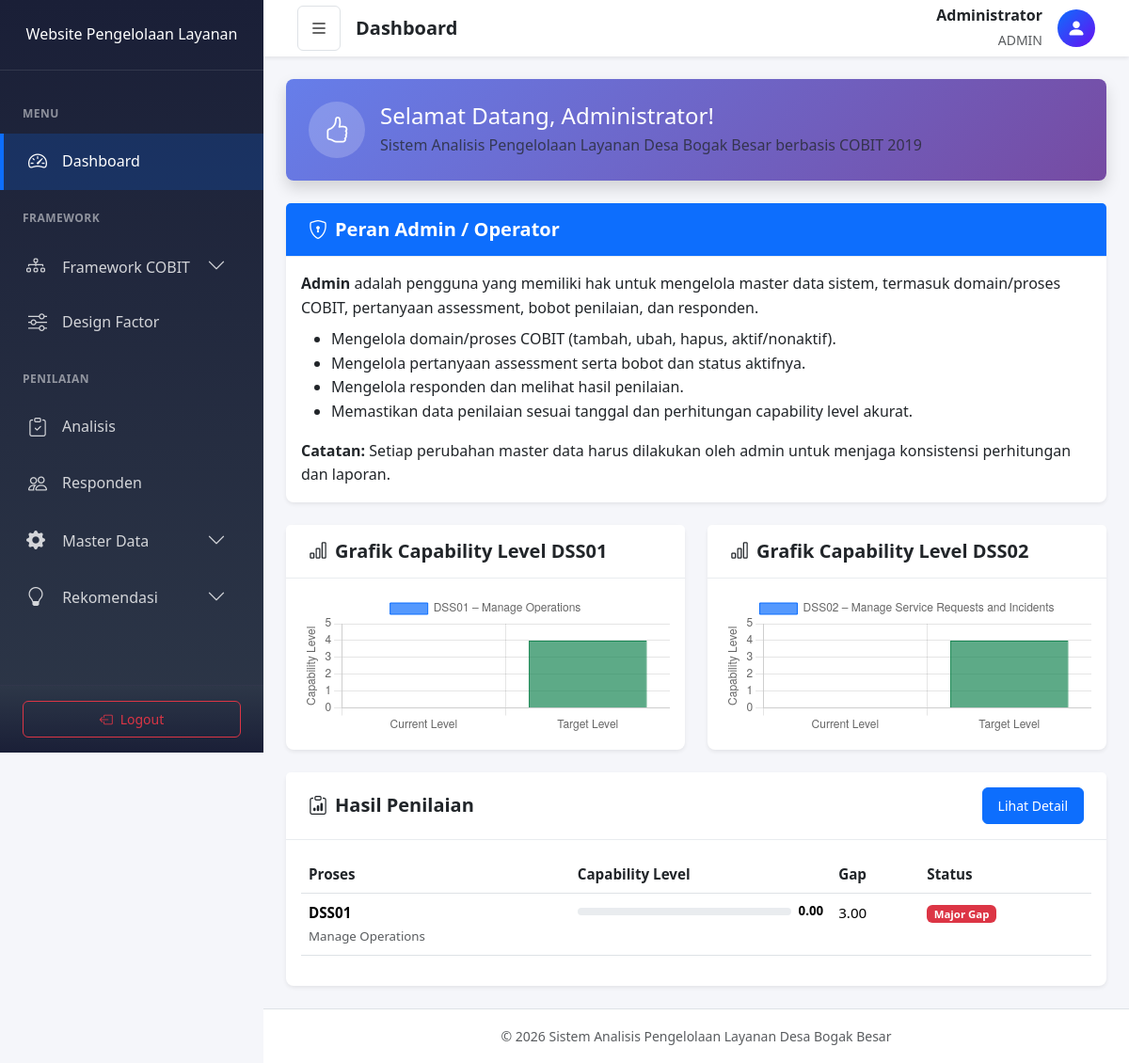
Before: /index.php?page=dashboard (signed in) with the older database file.
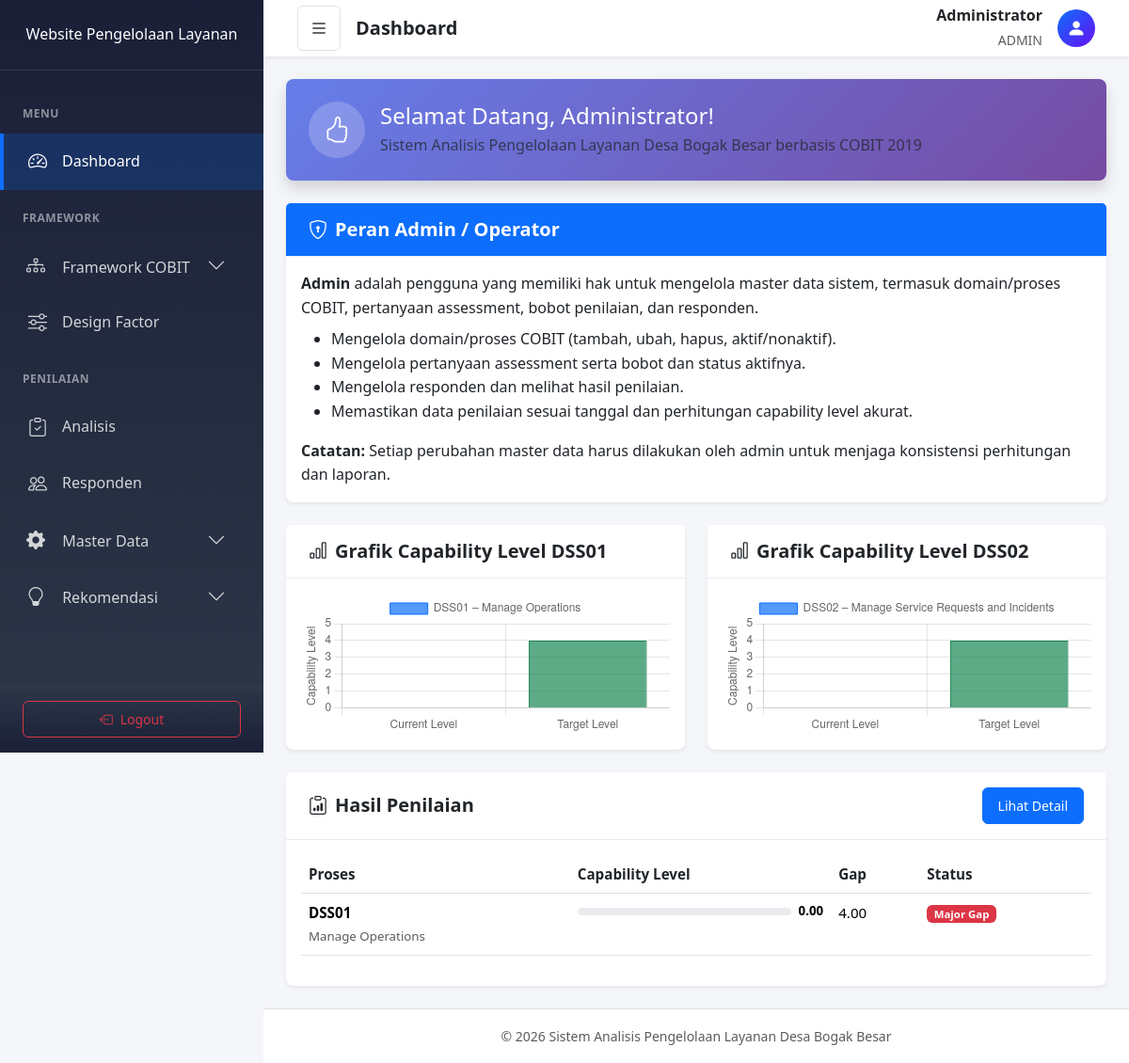
After: the same page with the newer database file.
### tables this page shows
CREATE TABLE `results` (
  `id` int(11) UNSIGNED NOT NULL,
  `process_id` int(11) UNSIGNED NOT NULL,
  `capability_level` decimal(3,2) DEFAULT 0.00 COMMENT 'Calculated capability level 0.00-5.00',
  `target_level` decimal(3,2) DEFAULT 4.00 COMMENT 'Target capability level',
  `gap` decimal(3,2) DEFAULT 4.00 COMMENT 'Difference between target and current',
  `recommendation` longtext DEFAULT NULL COMMENT 'JSON array of recommendations' CHECK (json_valid(`recommendation`)),
  `created_at` timestamp NOT NULL DEFAULT current_timestamp(),
  `updated_at` timestamp NOT NULL DEFAULT current_timestamp() ON UPDATE current_timestamp()
);

CREATE TABLE `processes` (
  `id` int(11) UNSIGNED NOT NULL,
  `code` varchar(10) NOT NULL,
  `name` varchar(100) NOT NULL,
  `description` text DEFAULT NULL,
  `is_active` tinyint(1) UNSIGNED NOT NULL DEFAULT '1' COMMENT 'Status aktif/nonaktif domain/proses',
  `created_at` timestamp NOT NULL DEFAULT current_timestamp()
);

### app/controllers/DashboardController.php (called while the page is built, shortened)
<?php
require_once 'app/models/Result.php';
class DashboardController {
    public static function index() {
        $resultModel = new Result();
        $results = $resultModel->getAll();
        $chartCurrent = [];
        $chartTarget = [];
        foreach ($results as $result) {
            $chartCurrent[] = (float)$result['capability_level'];
            $chartTarget[] = 4;
        }
        require_once 'app/views/dashboard/index.php';
    }
}

### index.php (called while the page is built, shortened)
<?php
require_once 'config/database.php';
require_once 'app/controllers/DashboardController.php';
App::route();

### config/database.php (called while the page is built, shortened)
<?php
class Database {
    private static $instance = null;
    private $connection;
    private function __construct() {
        try {
            $dsn = "mysql:host=" . DB_HOST . ";dbname=" . DB_NAME . ";charset=" . DB_CHARSET;
            $options = [
                PDO::ATTR_ERRMODE => PDO::ERRMODE_EXCEPTION,
                PDO::ATTR_DEFAULT_FETCH_MODE => PDO::FETCH_ASSOC,
                PDO::ATTR_EMULATE_PREPARES => false,
            ];
            $this->connection = new PDO($dsn, DB_USER, DB_PASS, $options);
        } catch (PDOException $e) {
            die("Koneksi database gagal: " . $e->getMessage());
        }
    }
    public static function getInstance() {
        if (self::$instance === null) {
            self::$instance = new self();
        }
        return self::$instance;
    }
    public function getConnection() {
        return $this->connection;
    }
}
function getDB() {
    return Database::getInstance()->getConnection();
}

### app/models/Result.php (called while the page is built, shortened)
<?php
require_once 'config/database.php';
class Result {
    private $db;
    public function __construct() {
        $this->db = getDB();
    }
    public function getAll() {
        $stmt = $this->db->query("
            SELECT r.*, p.code as process_code, p.name as process_name
            FROM results r
            JOIN processes p ON r.process_id = p.id
            ORDER BY p.code ASC
        ");
        return $stmt->fetchAll();
    }
}

### app/views/dashboard/index.php (the view, shortened to what the rows shown need)
<div class="row">
    <div class="col-lg-12">
        <div class="card">
            <div class="card-body">
                <?php if (!empty($results)): ?>
                    <div class="table-responsive">
                        <table class="table table-hover">
                            <thead>
                                <tr>
                                    <th>Proses</th>
                                    <th>Capability Level</th>
                                    <th>Gap</th>
                                    <th>Status</th>
                                </tr>
                            </thead>
                            <tbody>
                                <?php foreach ($results as $result): ?>
                                    <?php
                                    $recData = json_decode($result['recommendation'], true);
                                    $statusClass = $recData['color'] ?? 'secondary';
                                    ?>
                                    <tr>
                                        <td>
                                            <strong><?php echo $result['process_code']; ?></strong>
                                            <br><small class="text-muted"><?php echo $result['process_name']; ?></small>
                                        </td>
                                        <td>
                                            <div class="d-flex align-items-center">
                                                <div class="progress flex-grow-1" style="height: 8px;">
                                                </div>
                                                <span class="ms-2 small fw-semibold"><?php echo number_format($result['capability_level'], 2); ?></span>
                                            </div>
                                        </td>
                                        <td><?php echo $result['gap']; ?></td>
                                        <td>
                                            <span class="badge bg-<?php echo $statusClass; ?>">
                                                <?php echo $recData['level'] ?? 'N/A'; ?>
                                            </span>
                                        </td>
                                    </tr>
                                <?php endforeach; ?>
                            </tbody>
                        </table>
                    </div>
                <?php endif; ?>
            </div>
        </div>
    </div>
</div>
<script>
    // Chart Data per domain
    const dss01Labels = ['Current Level', 'Target Level'];
    const dss01Current = <?php echo json_encode($chartCurrent[0] ?? 0); ?>;
    const dss01Target = <?php echo json_encode($chartTarget[0]  ?? 4); ?>;
    const dss02Labels = ['Current Level', 'Target Level'];
    const dss02Current = <?php echo json_encode($chartCurrent[1] ?? 0); ?>;
    const dss02Target = <?php echo json_encode($chartTarget[1]  ?? 4); ?>;
    const chartOptions = {
        responsive: true,
        maintainAspectRatio: false,
        plugins: {
            legend: {
                position: 'top',
            }
        },
        scales: {
            y: {
                beginAtZero: true,
                max: 5,
                ticks: {
                    stepSize: 1
                },
                title: {
                    display: true,
                    text: 'Capability Level'
                }
            }
        }
    };
    // Grafik Capability Level DSS01
    const ctxDSS01 = document.getElementById('capabilityChartDSS01').getContext('2d');
    new Chart(ctxDSS01, {
        type: 'bar',
        data: {
            labels: dss01Labels,
            datasets: [{
                label: 'DSS01 – Manage Operations',
                data: [dss01Current, dss01Target],
                backgroundColor: [
                    'rgba(13, 110, 253, 0.7)',
                    'rgba(25, 135, 84, 0.7)'
                ],
                borderColor: [
                    'rgba(13, 110, 253, 1)',
                    'rgba(25, 135, 84, 1)'
                ],
                borderWidth: 1
            }]
        },
        options: chartOptions
    });
    // Grafik Capability Level DSS02
    const ctxDSS02 = document.getElementById('capabilityChartDSS02').getContext('2d');
    new Chart(ctxDSS02, {
        type: 'bar',
        data: {
            labels: dss02Labels,
            datasets: [{
                label: 'DSS02 – Manage Service Requests and Incidents',
                data: [dss02Current, dss02Target],
                backgroundColor: [
                    'rgba(13, 110, 253, 0.7)',
                    'rgba(25, 135, 84, 0.7)'
                ],
                borderColor: [
                    'rgba(13, 110, 253, 1)',
                    'rgba(25, 135, 84, 1)'
                ],
                borderWidth: 1
            }]
        },
        options: chartOptions
    });
</script>
<?php
require_once 'app/views/layouts/main.php';

Changed rows visible on the page:
changed results "Major Gap": gap "3.00" → "4.00"
